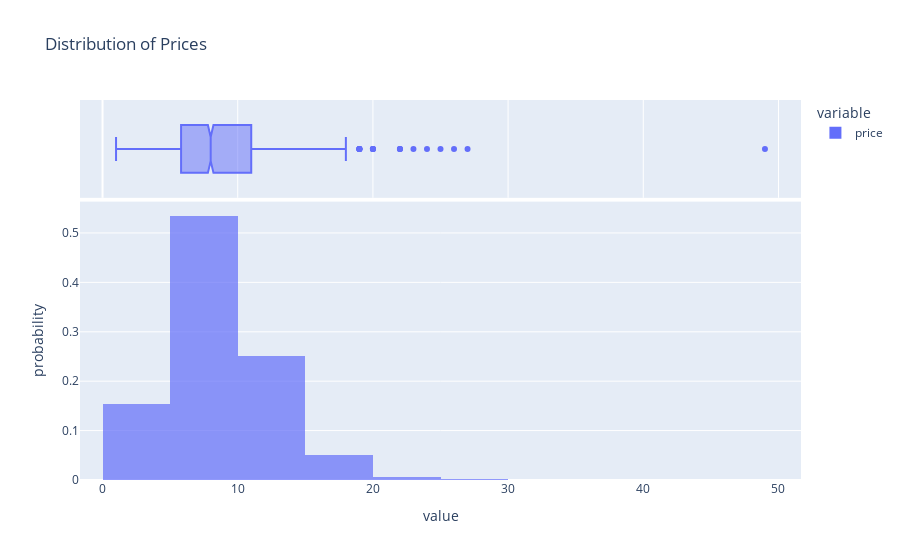

This figure's notebook cell:
### Code cell
# display the distribution of prices
price_hist = px.histogram(df['price'], histnorm='probability', marginal='box', title="Distribution of Prices", barmode='overlay',nbins=10, opacity=0.7)
price_hist.show()

### Figure 1 — Plotly figure (JSON) as saved in the notebook; plotly's stock layout.template omitted (floating-point values rounded to 4 significant figures; data arrays with more than 128 entries replaced by an {"elided": "..."} marker saying what was removed)
{"data": [{"alignmentgroup": "True", "bingroup": "x", "histnorm": "probability", "hovertemplate": "variable=price<br>value=%{x}<br>probability=%{y}<extra></extra>", "legendgroup": "price", "marker": {"color": "#636efa", "opacity": 0.7, "pattern": {"shape": ""}}, "name": "price", "nbinsx": 10, "offsetgroup": "price", "orientation": "v", "showlegend": true, "type": "histogram", "x": {"elided": "1573 float values"}, "xaxis": "x", "yaxis": "y"}, {"alignmentgroup": "True", "hovertemplate": "variable=price<br>value=%{x}<extra></extra>", "legendgroup": "price", "marker": {"color": "#636efa"}, "name": "price", "notched": true, "offsetgroup": "price", "showlegend": false, "type": "box", "x": {"elided": "1573 float values"}, "xaxis": "x2", "yaxis": "y2"}], "layout": {"barmode": "overlay", "legend": {"title": {"text": "variable"}, "tracegroupgap": 0}, "title": {"text": "Distribution of Prices"}, "xaxis": {"anchor": "y", "domain": [0, 1], "title": {"text": "value"}}, "xaxis2": {"anchor": "y2", "domain": [0, 1], "matches": "x", "showgrid": true, "showticklabels": false}, "yaxis": {"anchor": "x", "domain": [0, 0.7326], "title": {"text": "probability"}}, "yaxis2": {"anchor": "x2", "domain": [0.7426, 1], "matches": "y2", "showgrid": false, "showline": false, "showticklabels": false, "ticks": ""}}}
